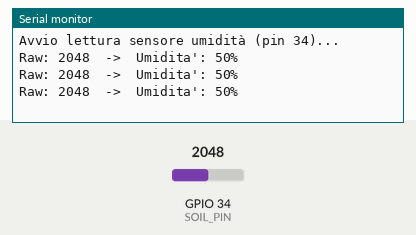
This sketch was run on a simulated ESP32. Parts: the last lines printed to the serial monitor. Inputs (shaded band) come from the test bench; at power-on: GPIO 34 (SOIL_PIN) = 2048.

Above: at 2.2 s.
2.3 s: GPIO 34 (SOIL_PIN) set to 2866
At 2.9 s:
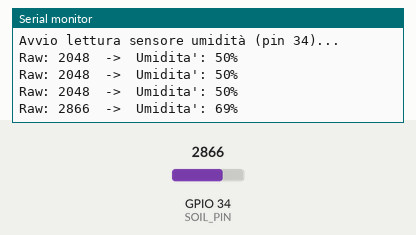
3.8 s: GPIO 34 (SOIL_PIN) set to 3603
At 4.4 s:
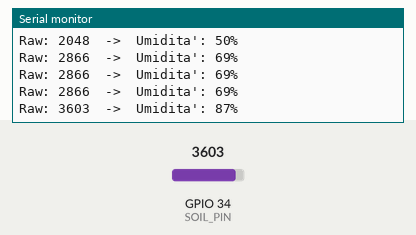
Timing chart, 0 to 6.8 s (numbered marks = the images above; inputs shaded):
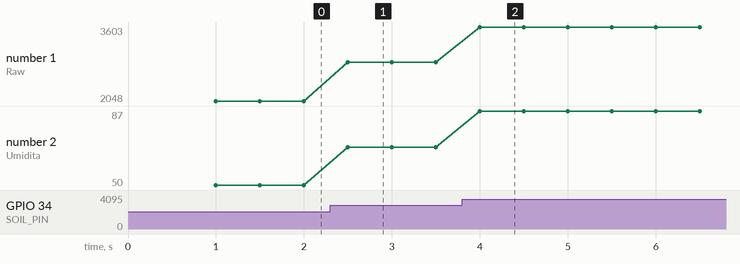

The sketch:

lettura_umditaTerreno_v0.ino
```cpp
// Lettura sensore di umidità del suolo su ESP32 (pin 34)
// Stampa su seriale il valore grezzo e la percentuale mappata
// Baud rate: 115200

const int SOIL_PIN = 34;   // Pin analogico collegato al sensore

void setup() {
  Serial.begin(115200);
  delay(1000);
  Serial.println("Avvio lettura sensore umidità (pin 34)...");
}

void loop() {
  // Lettura analogica grezza (0–4095 a 12 bit)
  int raw = analogRead(SOIL_PIN);

  // Conversione in percentuale (da tarare secondo il tuo sensore)
  // Nota: invertendo i parametri di map() cambi il verso (secco=0%, bagnato=100%)
  int perc = map(raw, 0, 4095, 0, 100);

  // Stampa dei dati
  Serial.print("Raw: ");
  Serial.print(raw);
  Serial.print("  ->  Umidita': ");
  Serial.print(perc);
  Serial.println("%");

  delay(500); // mezzo secondo tra le letture
}
```

Measured:
- after the input at 2.3 s, the serial monitor: prints a new line after 0.20 s (image 1)
- after the input at 3.8 s, the serial monitor: prints a new line after 0.20 s (image 2)
- plotted number 1: 2048 → 2866 after the input at 2.3 s, 2866 → 3603 after the input at 3.8 s
- plotted number 2: 50 → 69 after the input at 2.3 s, 69 → 87 after the input at 3.8 s
